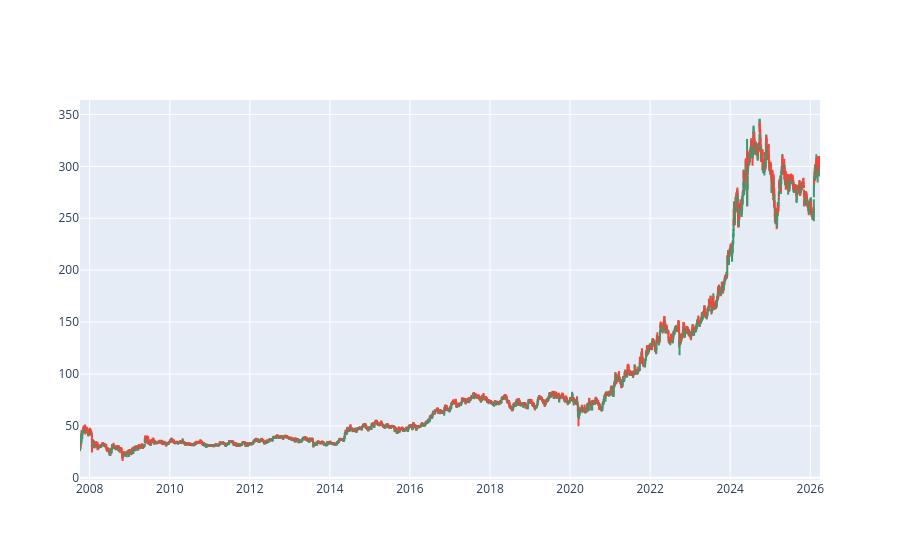

Notebook source saved alongside this figure:
### Code cell
import plotly.graph_objects as go

fig = go.Figure(data = [go.Candlestick(x = powerdf['Date'], open = powerdf['Open'],
                                       low = powerdf['Low'],
                                       high = powerdf['High'],
                                       close = powerdf['Close'])])
fig.update_layout(xaxis_rangeslider_visible = False)
fig.show()

### Figure 1 — Plotly figure (JSON) as saved in the notebook; plotly's stock layout.template omitted (floating-point values rounded to 4 significant figures; data arrays with more than 128 entries replaced by an {"elided": "..."} marker saying what was removed)
{"data": [{"close": {"elided": "4558 str values"}, "high": {"elided": "4558 str values"}, "low": {"elided": "4558 str values"}, "open": {"elided": "4558 str values"}, "type": "candlestick", "x": {"elided": "4558 str values"}}], "layout": {"xaxis": {"rangeslider": {"visible": false}}}}
